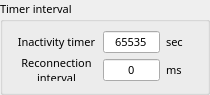
                 <widget class="QGroupBox" name="group_packing_5">
                  <property name="minimumSize">
                   <size>
                    <width>210</width>
                    <height>90</height>
                   </size>
                  </property>
                  <property name="maximumSize">
                   <size>
                    <width>210</width>
                    <height>95</height>
                   </size>
                  </property>
                  <property name="font">
                   <font>
                    <family>맑은 고딕</family>
                    <pointsize>8</pointsize>
                   </font>
                  </property>
                  <property name="title">
                   <string>Timer interval</string>
                  </property>
                  <layout class="QGridLayout" name="gridLayout_40">
                   <property name="topMargin">
                    <number>9</number>
                   </property>
                   <item row="0" column="0">
                    <layout class="QGridLayout" name="gridLayout_9">
                     <property name="horizontalSpacing">
                      <number>6</number>
                     </property>
                     <item row="0" column="0">
                      <widget class="QLabel" name="label_135">
                       <property name="minimumSize">
                        <size>
                         <width>85</width>
                         <height>22</height>
                        </size>
                       </property>
                       <property name="maximumSize">
                        <size>
                         <width>85</width>
                         <height>22</height>
                        </size>
                       </property>
                       <property name="font">
                        <font>
                         <family>맑은 고딕</family>
                         <pointsize>8</pointsize>
                        </font>
                       </property>
                       <property name="text">
                        <string>Inactivity timer</string>
                       </property>
                       <property name="alignment">
                        <set>Qt::AlignCenter</set>
                       </property>
                      </widget>
                     </item>
                     <item row="0" column="1">
                      <widget class="QLineEdit" name="ch1_inact_timer">
                       <property name="minimumSize">
                        <size>
                         <width>57</width>
                         <height>22</height>
                        </size>
                       </property>
                       <property name="maximumSize">
                        <size>
                         <width>57</width>
                         <height>16777215</height>
                        </size>
                       </property>
                       <property name="font">
                        <font>
                         <family>맑은 고딕</family>
                         <pointsize>8</pointsize>
                        </font>
                       </property>
                       <property name="toolTip">
                        <string>&lt;html&gt;&lt;head/&gt;&lt;body&gt;&lt;p&gt;0~65535 (sec.)&lt;/p&gt;&lt;/body&gt;&lt;/html&gt;</string>
                       </property>
                       <property name="text">
                        <string>65535</string>
                       </property>
                       <property name="maxLength">
                        <number>5</number>
                       </property>
                       <property name="alignment">
                        <set>Qt::AlignCenter</set>
                       </property>
                      </widget>
                     </item>
                     <item row="0" column="2">
                      <widget class="QLabel" name="label_156">
                       <property name="minimumSize">
                        <size>
                         <width>30</width>
                         <height>22</height>
                        </size>
                       </property>
                       <property name="maximumSize">
                        <size>
                         <width>30</width>
                         <height>22</height>
                        </size>
                       </property>
                       <property name="font">
                        <font>
                         <family>맑은 고딕</family>
                         <pointsize>8</pointsize>
                        </font>
                       </property>
                       <property name="text">
                        <string>sec</string>
                       </property>
                      </widget>
                     </item>
                    </layout>
                   </item>
                   <item row="1" column="0">
                    <layout class="QGridLayout" name="gridLayout_39">
                     <property name="horizontalSpacing">
                      <number>6</number>
                     </property>
                     <item row="0" column="0">
                      <widget class="QLabel" name="ch1_reconnection_label">
                       <property name="minimumSize">
                        <size>
                         <width>85</width>
                         <height>22</height>
                        </size>
                       </property>
                       <property name="maximumSize">
                        <size>
                         <width>85</width>
                         <height>25</height>
                        </size>
                       </property>
                       <property name="font">
                        <font>
                         <family>맑은 고딕</family>
                         <pointsize>8</pointsize>
                        </font>
                       </property>
                       <property name="text">
                        <string>Reconnection
interval</string>
                       </property>
                       <property name="alignment">
                        <set>Qt::AlignCenter</set>
                       </property>
                      </widget>
                     </item>
                     <item row="0" column="1">
                      <widget class="QLineEdit" name="ch1_reconnection">
                       <property name="minimumSize">
                        <size>
                         <width>57</width>
                         <height>22</height>
                        </size>
                       </property>
                       <property name="maximumSize">
                        <size>
                         <width>57</width>
                         <height>22</height>
                        </size>
                       </property>
                       <property name="font">
                        <font>
                         <family>맑은 고딕</family>
                         <pointsize>8</pointsize>
                        </font>
                       </property>
                       <property name="toolTip">
                        <string>&lt;html&gt;&lt;head/&gt;&lt;body&gt;&lt;p&gt;1~65535 (ms)&lt;/p&gt;&lt;/body&gt;&lt;/html&gt;</string>
                       </property>
                       <property name="text">
                        <string>0</string>
                       </property>
                       <property name="maxLength">
                        <number>5</number>
                       </property>
                       <property name="alignment">
                        <set>Qt::AlignCenter</set>
                       </property>
                      </widget>
                     </item>
                     <item row="0" column="2">
                      <widget class="QLabel" name="label_155">
                       <property name="minimumSize">
                        <size>
                         <width>30</width>
                         <height>22</height>
                        </size>
                       </property>
                       <property name="maximumSize">
                        <size>
                         <width>30</width>
                         <height>22</height>
                        </size>
                       </property>
                       <property name="font">
                        <font>
                         <family>맑은 고딕</family>
                         <pointsize>8</pointsize>
                        </font>
                       </property>
                       <property name="text">
                        <string>ms</string>
                       </property>
                      </widget>
                     </item>
                    </layout>
                   </item>
                  </layout>
                 </widget>
